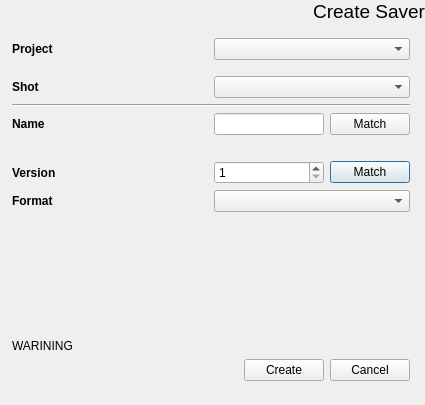
<?xml version="1.0" encoding="UTF-8"?>
<ui version="4.0">
 <class>dlgCreateSaver</class>
 <widget class="QDialog" name="dlgCreateSaver">
  <property name="geometry">
   <rect>
    <x>0</x>
    <y>0</y>
    <width>425</width>
    <height>405</height>
   </rect>
  </property>
  <property name="windowTitle">
   <string>Create Saver</string>
  </property>
  <property name="windowIcon">
   <iconset resource="../_rc/epp.qrc">
    <normaloff>:/icons/epp_128.png</normaloff>:/icons/epp_128.png</iconset>
  </property>
  <layout class="QVBoxLayout" name="verticalLayout_2">
   <property name="margin">
    <number>0</number>
   </property>
   <item>
    <widget class="QLabel" name="lblHeader">
     <property name="font">
      <font>
       <family>Arial</family>
       <pointsize>14</pointsize>
      </font>
     </property>
     <property name="text">
      <string>Create Saver</string>
     </property>
     <property name="alignment">
      <set>Qt::AlignRight|Qt::AlignTop|Qt::AlignTrailing</set>
     </property>
     <property name="margin">
      <number>10</number>
     </property>
    </widget>
   </item>
   <item>
    <layout class="QVBoxLayout" name="verticalLayout">
     <property name="leftMargin">
      <number>12</number>
     </property>
     <property name="topMargin">
      <number>9</number>
     </property>
     <property name="rightMargin">
      <number>15</number>
     </property>
     <property name="bottomMargin">
      <number>24</number>
     </property>
     <item>
      <layout class="QGridLayout" name="gridLayout1">
       <item row="3" column="0">
        <widget class="QLabel" name="_lblShot">
         <property name="sizePolicy">
          <sizepolicy hsizetype="Minimum" vsizetype="Preferred">
           <horstretch>0</horstretch>
           <verstretch>0</verstretch>
          </sizepolicy>
         </property>
         <property name="minimumSize">
          <size>
           <width>120</width>
           <height>0</height>
          </size>
         </property>
         <property name="font">
          <font>
           <weight>75</weight>
           <bold>true</bold>
          </font>
         </property>
         <property name="toolTip">
          <string>Project name and also the projects root directory name</string>
         </property>
         <property name="whatsThis">
          <string>&lt;!DOCTYPE HTML PUBLIC &quot;-//W3C//DTD HTML 4.0//EN&quot; &quot;http://www.w3.org/TR/REC-html40/strict.dtd&quot;&gt;
&lt;html&gt;&lt;head&gt;&lt;meta name=&quot;qrichtext&quot; content=&quot;1&quot; /&gt;&lt;style type=&quot;text/css&quot;&gt;
p, li { white-space: pre-wrap; }
&lt;/style&gt;&lt;/head&gt;&lt;body style=&quot; font-family:'MS Shell Dlg 2'; font-size:8.25pt; font-weight:400; font-style:normal;&quot;&gt;
&lt;p style=&quot; margin-top:0px; margin-bottom:0px; margin-left:0px; margin-right:0px; -qt-block-indent:0; text-indent:0px;&quot;&gt;&lt;span style=&quot; font-size:8pt;&quot;&gt;The &lt;/span&gt;&lt;span style=&quot; font-size:8pt; font-weight:600;&quot;&gt;Name&lt;/span&gt;&lt;span style=&quot; font-size:8pt;&quot;&gt; for the project needs to be set based on studio conventions. This name is also used for the root folder of the project. Make sure it is file system safe and does not contain invalid characters. The default widget limits input to valid characters. Already existing project names can not be used to prevent data loss through overwriting.&lt;/span&gt;&lt;/p&gt;&lt;/body&gt;&lt;/html&gt;</string>
         </property>
         <property name="text">
          <string>Shot</string>
         </property>
        </widget>
       </item>
       <item row="1" column="0">
        <widget class="QLabel" name="_lblProject">
         <property name="sizePolicy">
          <sizepolicy hsizetype="Minimum" vsizetype="Preferred">
           <horstretch>0</horstretch>
           <verstretch>0</verstretch>
          </sizepolicy>
         </property>
         <property name="minimumSize">
          <size>
           <width>120</width>
           <height>0</height>
          </size>
         </property>
         <property name="font">
          <font>
           <weight>75</weight>
           <bold>true</bold>
          </font>
         </property>
         <property name="toolTip">
          <string>Format Template for production.</string>
         </property>
         <property name="whatsThis">
          <string>&lt;!DOCTYPE HTML PUBLIC &quot;-//W3C//DTD HTML 4.0//EN&quot; &quot;http://www.w3.org/TR/REC-html40/strict.dtd&quot;&gt;
&lt;html&gt;&lt;head&gt;&lt;meta name=&quot;qrichtext&quot; content=&quot;1&quot; /&gt;&lt;style type=&quot;text/css&quot;&gt;
p, li { white-space: pre-wrap; }
&lt;/style&gt;&lt;/head&gt;&lt;body style=&quot; font-family:'MS Shell Dlg 2'; font-size:8.25pt; font-weight:400; font-style:normal;&quot;&gt;
&lt;p style=&quot; margin-top:0px; margin-bottom:0px; margin-left:0px; margin-right:0px; -qt-block-indent:0; text-indent:0px;&quot;&gt;The &lt;span style=&quot; font-weight:600;&quot;&gt;Format Templates&lt;/span&gt; are presets of Width, Height, Framerage (FPS) and Aspect Ratios for a Production. They are stored in your &lt;span style=&quot; font-style:italic;&quot;&gt;epp_root\templates\formats.xml&lt;/span&gt; file. As starting point formats can be imported during install of epp from eyeon Fusion.&lt;/p&gt;&lt;/body&gt;&lt;/html&gt;</string>
         </property>
         <property name="text">
          <string>Project</string>
         </property>
        </widget>
       </item>
       <item row="2" column="0">
        <spacer name="verticalSpacer_2">
         <property name="orientation">
          <enum>Qt::Vertical</enum>
         </property>
         <property name="sizeType">
          <enum>QSizePolicy::Fixed</enum>
         </property>
         <property name="sizeHint" stdset="0">
          <size>
           <width>20</width>
           <height>10</height>
          </size>
         </property>
        </spacer>
       </item>
       <item row="1" column="1">
        <widget class="QComboBox" name="cmbProject"/>
       </item>
       <item row="3" column="1">
        <widget class="QComboBox" name="cmbShot"/>
       </item>
      </layout>
     </item>
     <item>
      <widget class="Line" name="line">
       <property name="orientation">
        <enum>Qt::Horizontal</enum>
       </property>
      </widget>
     </item>
     <item>
      <layout class="QGridLayout" name="gridLayout1_2">
       <item row="3" column="0">
        <widget class="QLabel" name="_lblVersion">
         <property name="sizePolicy">
          <sizepolicy hsizetype="Minimum" vsizetype="Preferred">
           <horstretch>0</horstretch>
           <verstretch>0</verstretch>
          </sizepolicy>
         </property>
         <property name="minimumSize">
          <size>
           <width>120</width>
           <height>0</height>
          </size>
         </property>
         <property name="font">
          <font>
           <weight>75</weight>
           <bold>true</bold>
          </font>
         </property>
         <property name="toolTip">
          <string>Project name and also the projects root directory name</string>
         </property>
         <property name="whatsThis">
          <string>&lt;!DOCTYPE HTML PUBLIC &quot;-//W3C//DTD HTML 4.0//EN&quot; &quot;http://www.w3.org/TR/REC-html40/strict.dtd&quot;&gt;
&lt;html&gt;&lt;head&gt;&lt;meta name=&quot;qrichtext&quot; content=&quot;1&quot; /&gt;&lt;style type=&quot;text/css&quot;&gt;
p, li { white-space: pre-wrap; }
&lt;/style&gt;&lt;/head&gt;&lt;body style=&quot; font-family:'MS Shell Dlg 2'; font-size:8.25pt; font-weight:400; font-style:normal;&quot;&gt;
&lt;p style=&quot; margin-top:0px; margin-bottom:0px; margin-left:0px; margin-right:0px; -qt-block-indent:0; text-indent:0px;&quot;&gt;&lt;span style=&quot; font-size:8pt;&quot;&gt;The &lt;/span&gt;&lt;span style=&quot; font-size:8pt; font-weight:600;&quot;&gt;Name&lt;/span&gt;&lt;span style=&quot; font-size:8pt;&quot;&gt; for the project needs to be set based on studio conventions. This name is also used for the root folder of the project. Make sure it is file system safe and does not contain invalid characters. The default widget limits input to valid characters. Already existing project names can not be used to prevent data loss through overwriting.&lt;/span&gt;&lt;/p&gt;&lt;/body&gt;&lt;/html&gt;</string>
         </property>
         <property name="text">
          <string>Version</string>
         </property>
        </widget>
       </item>
       <item row="1" column="0">
        <widget class="QLabel" name="_lblName">
         <property name="sizePolicy">
          <sizepolicy hsizetype="Minimum" vsizetype="Preferred">
           <horstretch>0</horstretch>
           <verstretch>0</verstretch>
          </sizepolicy>
         </property>
         <property name="minimumSize">
          <size>
           <width>120</width>
           <height>0</height>
          </size>
         </property>
         <property name="font">
          <font>
           <weight>75</weight>
           <bold>true</bold>
          </font>
         </property>
         <property name="toolTip">
          <string>Format Template for production.</string>
         </property>
         <property name="whatsThis">
          <string>&lt;!DOCTYPE HTML PUBLIC &quot;-//W3C//DTD HTML 4.0//EN&quot; &quot;http://www.w3.org/TR/REC-html40/strict.dtd&quot;&gt;
&lt;html&gt;&lt;head&gt;&lt;meta name=&quot;qrichtext&quot; content=&quot;1&quot; /&gt;&lt;style type=&quot;text/css&quot;&gt;
p, li { white-space: pre-wrap; }
&lt;/style&gt;&lt;/head&gt;&lt;body style=&quot; font-family:'MS Shell Dlg 2'; font-size:8.25pt; font-weight:400; font-style:normal;&quot;&gt;
&lt;p style=&quot; margin-top:0px; margin-bottom:0px; margin-left:0px; margin-right:0px; -qt-block-indent:0; text-indent:0px;&quot;&gt;The &lt;span style=&quot; font-weight:600;&quot;&gt;Format Templates&lt;/span&gt; are presets of Width, Height, Framerage (FPS) and Aspect Ratios for a Production. They are stored in your &lt;span style=&quot; font-style:italic;&quot;&gt;epp_root\templates\formats.xml&lt;/span&gt; file. As starting point formats can be imported during install of epp from eyeon Fusion.&lt;/p&gt;&lt;/body&gt;&lt;/html&gt;</string>
         </property>
         <property name="text">
          <string>Name</string>
         </property>
        </widget>
       </item>
       <item row="2" column="0">
        <spacer name="verticalSpacer_3">
         <property name="orientation">
          <enum>Qt::Vertical</enum>
         </property>
         <property name="sizeType">
          <enum>QSizePolicy::Fixed</enum>
         </property>
         <property name="sizeHint" stdset="0">
          <size>
           <width>20</width>
           <height>10</height>
          </size>
         </property>
        </spacer>
       </item>
       <item row="3" column="1">
        <layout class="QHBoxLayout" name="horizontalLayout">
         <property name="spacing">
          <number>6</number>
         </property>
         <item>
          <widget class="QSpinBox" name="spnVersion">
           <property name="prefix">
            <string/>
           </property>
           <property name="minimum">
            <number>1</number>
           </property>
           <property name="maximum">
            <number>9999</number>
           </property>
          </widget>
         </item>
         <item>
          <widget class="QPushButton" name="butMatch">
           <property name="sizePolicy">
            <sizepolicy hsizetype="Fixed" vsizetype="Fixed">
             <horstretch>0</horstretch>
             <verstretch>0</verstretch>
            </sizepolicy>
           </property>
           <property name="toolTip">
            <string>Next available version</string>
           </property>
           <property name="text">
            <string>Match</string>
           </property>
          </widget>
         </item>
        </layout>
       </item>
       <item row="2" column="1">
        <widget class="QLabel" name="lblPreview">
         <property name="text">
          <string/>
         </property>
        </widget>
       </item>
       <item row="1" column="1">
        <layout class="QHBoxLayout" name="horizontalLayout_4">
         <item>
          <widget class="QLineEdit" name="lneName">
           <property name="sizePolicy">
            <sizepolicy hsizetype="Minimum" vsizetype="Fixed">
             <horstretch>0</horstretch>
             <verstretch>0</verstretch>
            </sizepolicy>
           </property>
          </widget>
         </item>
         <item>
          <widget class="QPushButton" name="butMatchName">
           <property name="sizePolicy">
            <sizepolicy hsizetype="Fixed" vsizetype="Fixed">
             <horstretch>0</horstretch>
             <verstretch>0</verstretch>
            </sizepolicy>
           </property>
           <property name="toolTip">
            <string>Next available version</string>
           </property>
           <property name="text">
            <string>Match</string>
           </property>
          </widget>
         </item>
        </layout>
       </item>
       <item row="4" column="0">
        <widget class="QLabel" name="_lblFormat">
         <property name="sizePolicy">
          <sizepolicy hsizetype="Minimum" vsizetype="Preferred">
           <horstretch>0</horstretch>
           <verstretch>0</verstretch>
          </sizepolicy>
         </property>
         <property name="minimumSize">
          <size>
           <width>120</width>
           <height>0</height>
          </size>
         </property>
         <property name="font">
          <font>
           <weight>75</weight>
           <bold>true</bold>
          </font>
         </property>
         <property name="toolTip">
          <string>Project name and also the projects root directory name</string>
         </property>
         <property name="whatsThis">
          <string>&lt;!DOCTYPE HTML PUBLIC &quot;-//W3C//DTD HTML 4.0//EN&quot; &quot;http://www.w3.org/TR/REC-html40/strict.dtd&quot;&gt;
&lt;html&gt;&lt;head&gt;&lt;meta name=&quot;qrichtext&quot; content=&quot;1&quot; /&gt;&lt;style type=&quot;text/css&quot;&gt;
p, li { white-space: pre-wrap; }
&lt;/style&gt;&lt;/head&gt;&lt;body style=&quot; font-family:'MS Shell Dlg 2'; font-size:8.25pt; font-weight:400; font-style:normal;&quot;&gt;
&lt;p style=&quot; margin-top:0px; margin-bottom:0px; margin-left:0px; margin-right:0px; -qt-block-indent:0; text-indent:0px;&quot;&gt;&lt;span style=&quot; font-size:8pt;&quot;&gt;The &lt;/span&gt;&lt;span style=&quot; font-size:8pt; font-weight:600;&quot;&gt;Name&lt;/span&gt;&lt;span style=&quot; font-size:8pt;&quot;&gt; for the project needs to be set based on studio conventions. This name is also used for the root folder of the project. Make sure it is file system safe and does not contain invalid characters. The default widget limits input to valid characters. Already existing project names can not be used to prevent data loss through overwriting.&lt;/span&gt;&lt;/p&gt;&lt;/body&gt;&lt;/html&gt;</string>
         </property>
         <property name="text">
          <string>Format</string>
         </property>
        </widget>
       </item>
       <item row="4" column="1">
        <widget class="QComboBox" name="cmbFormat"/>
       </item>
      </layout>
     </item>
     <item>
      <spacer name="verticalSpacer">
       <property name="orientation">
        <enum>Qt::Vertical</enum>
       </property>
       <property name="sizeHint" stdset="0">
        <size>
         <width>20</width>
         <height>40</height>
        </size>
       </property>
      </spacer>
     </item>
     <item>
      <widget class="QLabel" name="lblStatus">
       <property name="statusTip">
        <string>Warning Status</string>
       </property>
       <property name="styleSheet">
        <string notr="true"/>
       </property>
       <property name="text">
        <string>WARINING</string>
       </property>
       <property name="openExternalLinks">
        <bool>true</bool>
       </property>
      </widget>
     </item>
     <item>
      <layout class="QHBoxLayout" name="horizontalLayout_2">
       <item>
        <spacer name="horizontalSpacer_2">
         <property name="orientation">
          <enum>Qt::Horizontal</enum>
         </property>
         <property name="sizeHint" stdset="0">
          <size>
           <width>40</width>
           <height>20</height>
          </size>
         </property>
        </spacer>
       </item>
       <item>
        <widget class="QPushButton" name="butCreate">
         <property name="statusTip">
          <string>Create Project and Directories</string>
         </property>
         <property name="text">
          <string>Create</string>
         </property>
        </widget>
       </item>
       <item>
        <widget class="QPushButton" name="butCancel">
         <property name="statusTip">
          <string>Cancel the operation</string>
         </property>
         <property name="text">
          <string>Cancel</string>
         </property>
        </widget>
       </item>
      </layout>
     </item>
    </layout>
   </item>
  </layout>
 </widget>
 <tabstops>
  <tabstop>butCreate</tabstop>
  <tabstop>butCancel</tabstop>
 </tabstops>
 <resources>
  <include location="../_rc/epp.qrc"/>
 </resources>
 <connections>
  <connection>
   <sender>butCreate</sender>
   <signal>clicked()</signal>
   <receiver>dlgCreateSaver</receiver>
   <slot>accept()</slot>
   <hints>
    <hint type="sourcelabel">
     <x>220</x>
     <y>261</y>
    </hint>
    <hint type="destinationlabel">
     <x>167</x>
     <y>270</y>
    </hint>
   </hints>
  </connection>
  <connection>
   <sender>butCancel</sender>
   <signal>clicked()</signal>
   <receiver>dlgCreateSaver</receiver>
   <slot>reject()</slot>
   <hints>
    <hint type="sourcelabel">
     <x>303</x>
     <y>259</y>
    </hint>
    <hint type="destinationlabel">
     <x>314</x>
     <y>281</y>
    </hint>
   </hints>
  </connection>
 </connections>
</ui>
